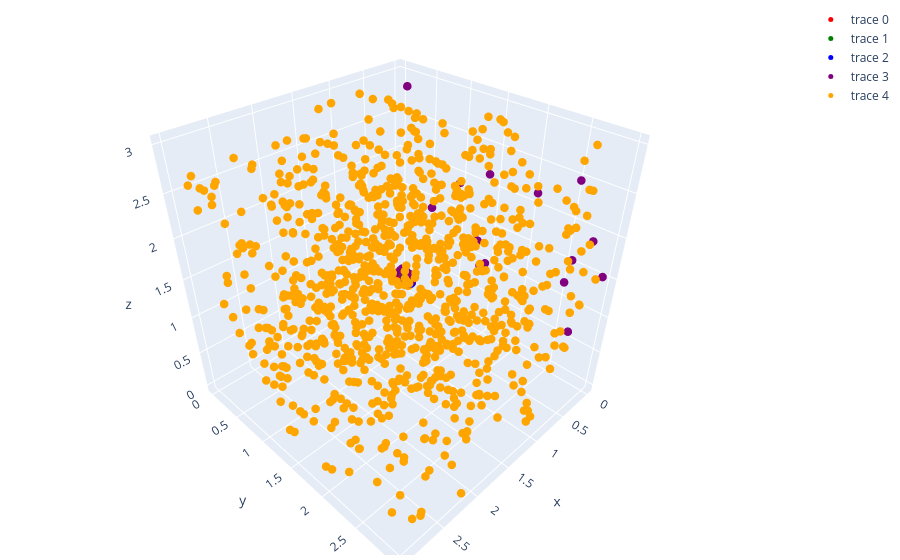

Notebook cell for this chart:
### Code cell
# make all of the params type float

feats_df[["Ua","Ui","Ga","Gi","Da","Di","Ba"]] = feats_df[["Ua","Ui","Ga","Gi","Da","Di","Ba"]].astype(float)

# do clusters in first 3 PCs

from mpl_toolkits import mplot3d
import plotly.graph_objects as go

def threeD_plotter(feat_1,feat_2,feat_3, elevation=30, azi=90):
    num_classes = 7
    classes = np.arange(0,num_classes)# list of unique clusters
    # classes = classes[:4]
    class_dfs = [] # list of dfs for each cluster

    for i in classes:
      df = feats_df[feats_df["classifier_pred_class"] == i]
      df.reset_index(inplace = True, drop = True)
      class_dfs.append(df)

    # Creating 3D figure
    fig = plt.figure(figsize=(8, 8))
    ax = plt.axes(projection='3d')

    colors = ["red","green","blue","purple","orange","black","pink","cyan"]
    alpha = [1,1,1,1,1,1,1,1]
    for j in classes:
      df = class_dfs[j]
      ax.scatter3D(df[feat_1], df[feat_2], df[feat_3], c = colors[j], label = "class " + str(j), alpha = alpha[j])


    leg = ax.legend(loc="upper left")

    ax.set(xlabel = feat_1, ylabel = feat_2, zlabel = feat_3)

    # 360 Degree view
    ax.view_init(elevation, azi)
    plt.show()

    traces = []

    for i in classes:
      df = class_dfs[i]
      color = colors[i]
      cur_alpha = alpha[i]
    
      trace = go.Scatter3d(x=df[feat_1],y=df[feat_2],z=df[feat_3], mode='markers',
          marker=dict(
              size=5,
              color=color,
              opacity=cur_alpha
          )
      )
      traces.append(trace)


    fig = go.Figure(data=traces)
    fig.update_layout(margin=dict(l=5, r=5, b=5, t=5))
    fig.show()

params = ["Ua","Ui","Ga","Gi","Da","Di","Ba"]

# print all combinations possible
all_combos = []
for i in range(len(params)):
  for j in range(i,len(params)):
    for k in range(j,len(params)):
      if i != j and j != k:
        all_combos.append((params[i],params[j],params[k]))
print("All combinations possible: ", all_combos)

# only output graph of one combination
for i in range(len(params)):
  for j in range(i,len(params)):
    for k in range(j,len(params)):
      if i != j and j != k:
        if params[i] == "Ua" and params[j] == "Ui" and params[k] == "Ga":
          print(params[i], " x ", params[j], " x ", params[k])
          threeD_plotter(params[i],params[j],params[k])

### Figure 1 — Plotly figure (JSON) as saved in the notebook; plotly's stock layout.template omitted (floating-point values rounded to 4 significant figures; data arrays with more than 128 entries replaced by an {"elided": "..."} marker saying what was removed)
{"data": [{"marker": {"color": "red", "opacity": 1, "size": 5}, "mode": "markers", "type": "scatter3d", "x": {"elided": "12576 float values"}, "y": {"elided": "12576 float values"}, "z": {"elided": "12576 float values"}}, {"marker": {"color": "green", "opacity": 1, "size": 5}, "mode": "markers", "type": "scatter3d", "x": {"elided": "1126 float values"}, "y": {"elided": "1126 float values"}, "z": {"elided": "1126 float values"}}, {"marker": {"color": "blue", "opacity": 1, "size": 5}, "mode": "markers", "type": "scatter3d", "x": {"elided": "2436 float values"}, "y": {"elided": "2436 float values"}, "z": {"elided": "2436 float values"}}, {"marker": {"color": "purple", "opacity": 1, "size": 5}, "mode": "markers", "type": "scatter3d", "x": {"elided": "12667 float values"}, "y": {"elided": "12667 float values"}, "z": {"elided": "12667 float values"}}, {"marker": {"color": "orange", "opacity": 1, "size": 5}, "mode": "markers", "type": "scatter3d", "x": {"elided": "10712 float values"}, "y": {"elided": "10712 float values"}, "z": {"elided": "10712 float values"}}, {"marker": {"color": "black", "opacity": 1, "size": 5}, "mode": "markers", "type": "scatter3d", "x": [], "y": [], "z": []}, {"marker": {"color": "pink", "opacity": 1, "size": 5}, "mode": "markers", "type": "scatter3d", "x": [], "y": [], "z": []}], "layout": {"margin": {"b": 5, "l": 5, "r": 5, "t": 5}}}
